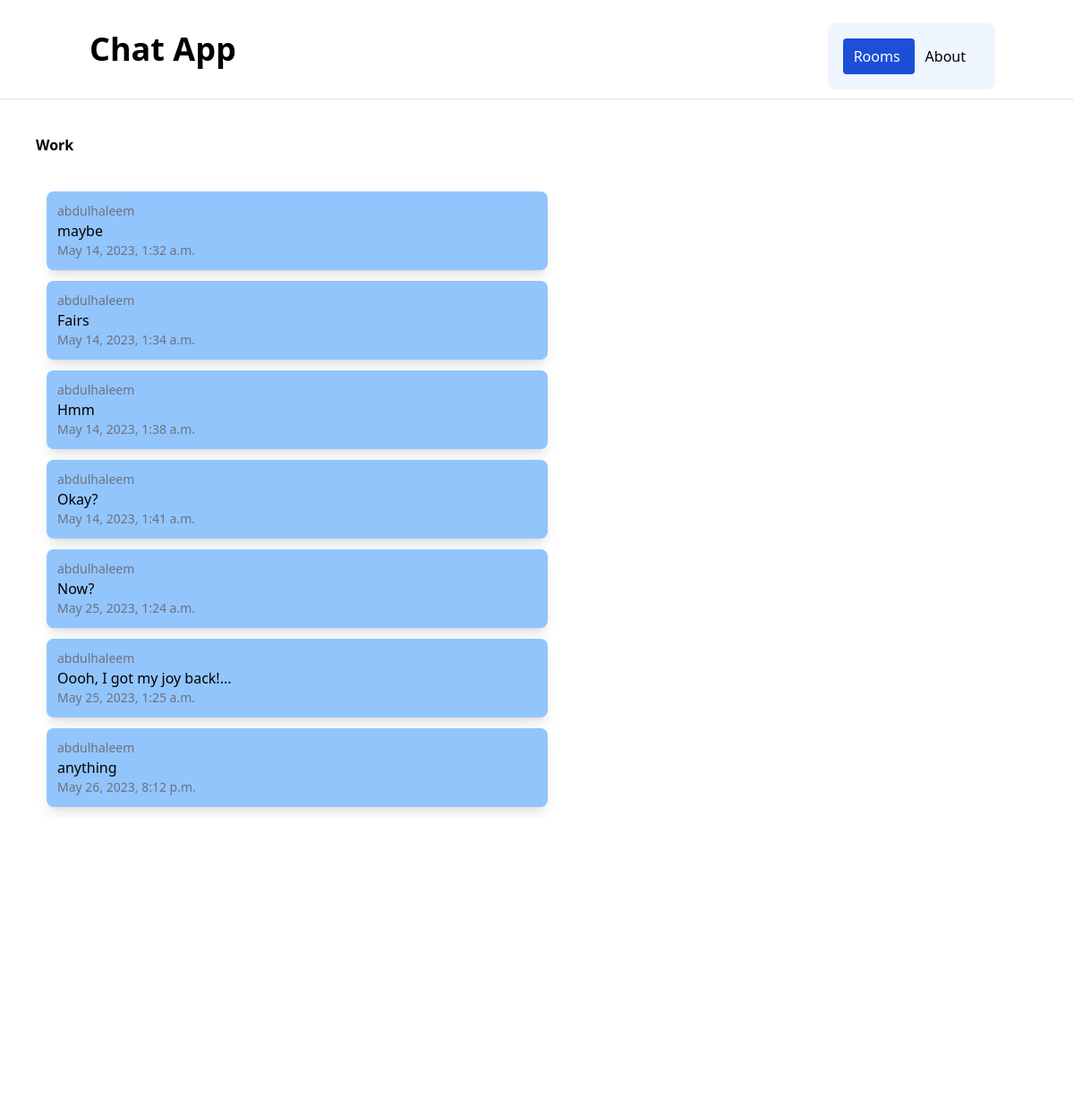
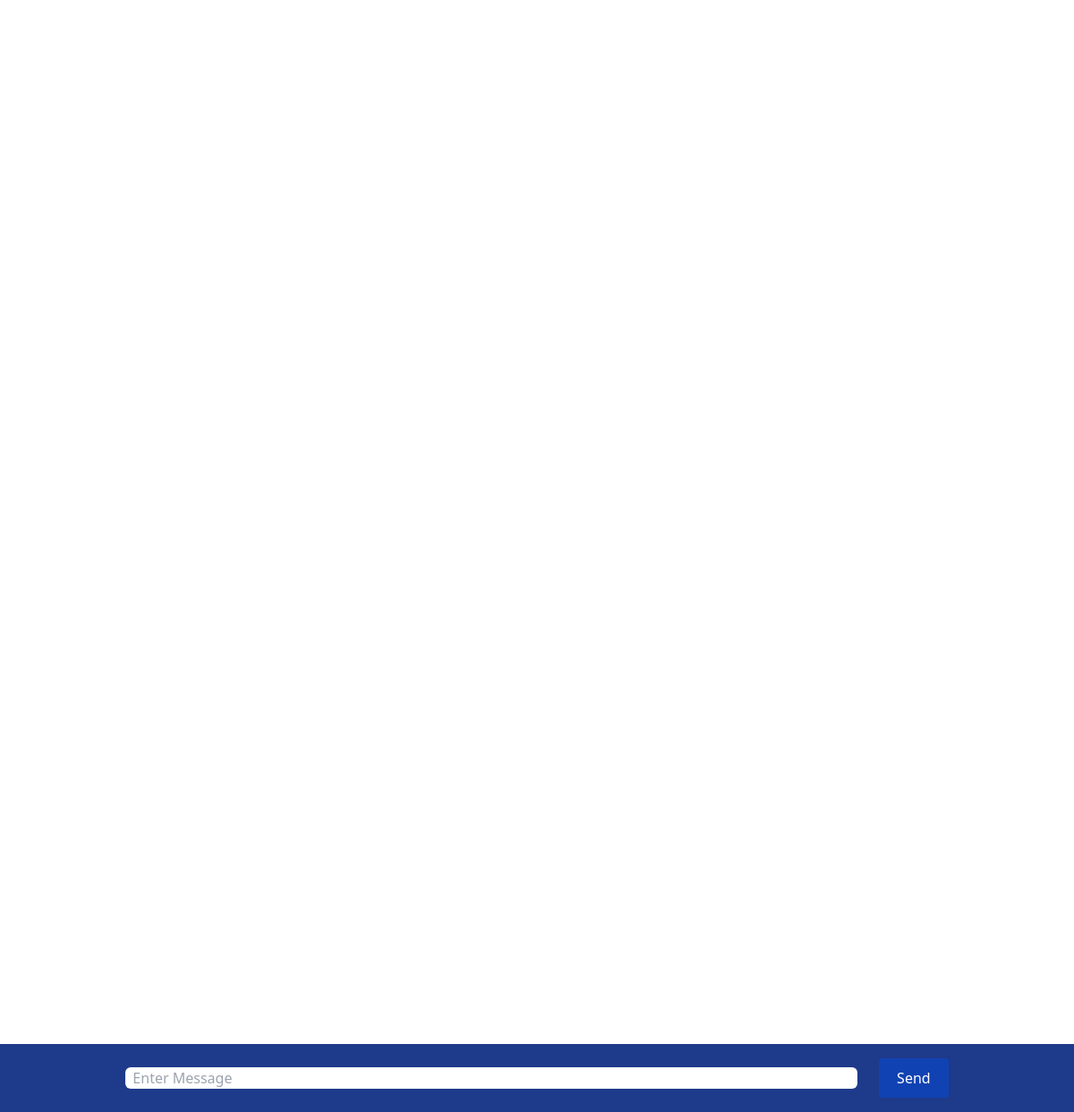
Page /rooms/work/ on the committed database (2 pictures, top to bottom).
### chatapp/models.py (models this page shows, shortened)
class ChatRoom(models.Model):
    name = models.CharField(max_length=100)
    slug = models.SlugField(unique=True)

class ChatMessage(models.Model):
    user = models.ForeignKey(User, on_delete= models.CASCADE)
    room = models.ForeignKey(ChatRoom, on_delete= models.CASCADE)
    message_content = models.TextField()
    date = models.DateTimeField(auto_now= True)
    class Meta:
        ordering = ('date', )

### chatapp/views.py (the view)
# urls.py: path('<slug:slug>/', chatroom, name='chatroom'),
def chatroom(request, slug):
    chatroom = ChatRoom.objects.get(slug = slug)
    messages = ChatMessage.objects.filter(room = chatroom)[0:30]
    return render(request, 'chatapp/room.html', {'chatroom' : chatroom, 'messages' : messages})

### chatapp/templates/chatapp/room.html (shortened to what this page needs)
{% extends 'chatapp/base.html' %}
{% block body %}
<div class="m-10 font-bold">
    {{ chatroom.name }}
</div>
<div class="message-container m-10 overflow-auto h-[700px]" id="message-container" style="margin-bottom: 60px;">
    <div id="chat-messages">
        {% for message in messages  %}
            <div class="messaage shadow-lg p-3 m-3 rounded-lg w-1/2 bg-blue-300">
                <div class='text-sm text-gray-500'>
                    {{ message.user.username }}
                </div>
                {{ message.message_content }}
                <div class='text-sm text-gray-500'>
                    {{ message.date }}
                </div>
            </div>
        {% endfor %}
    </div>
</div>
<div class="form-conainer fixed inset-x-0 bottom-0 bg-blue-900 p-4" style="text-align: center;">
    <form method="post">
        <input class="rounded-md px-2" type="text" name="messaage" placeholder="Enter Message" id="message-input" style="width: 70%;">
        <button class="text-white ml-5" type="submit" id="send-button" style="background-color: #1142b3; padding: 10px 20px; border-radius: 4px;"> Send </button>
    </form>
</div>
{% endblock %}

### chatapp/templates/chatapp/base.html (shortened to what this page needs)
<!DOCTYPE html>
<html lang="en">
<head>
    <script src="https://cdn.tailwindcss.com"></script>
</head>
<body>
   <nav class="shadow px-3 py-2.5">
        <div class="container flex flex-wrap justify-between mx-auto">
            <a href="" class="flex items-center">
            <span class="self-center text-4xl font-semibold"> Chat App </span>
            </a>
            <div class=" w-auto">
                <ul class="flex items-center p-4 mt-4 border rounded-lg border-gray-100 bg-blue-50">
                    <li>
                        <a class="block py-2 pl-3 pr-4 rounded bg-blue-700 text-white" href=""> Rooms </a>
                    </li>
                    <li>
                        <a class="block py-2 pl-3 pr-4 rounded" href=""> About </a>
                    </li>
                </ul>
            </div>
        </div>
   </nav>
    {% block body %}
    {% endblock body %}
</body>
</html>

### rows in the picture
ChatRoom: name "Work"
ChatMessage: user.username "abdulhaleem", message_content "maybe", date "May 14, 2023, 1:32 a.m."
ChatMessage: user.username "abdulhaleem", message_content "Fairs", date "May 14, 2023, 1:34 a.m."
ChatMessage: user.username "abdulhaleem", message_content "Hmm", date "May 14, 2023, 1:38 a.m."
ChatMessage: user.username "abdulhaleem", message_content "Okay?", date "May 14, 2023, 1:41 a.m."
ChatMessage: user.username "abdulhaleem", message_content "Now?", date "May 25, 2023, 1:24 a.m."
ChatMessage: user.username "abdulhaleem", message_content "Oooh, I got my joy back!...", date "May 25, 2023, 1:25 a.m."
ChatMessage: user.username "abdulhaleem", message_content "anything", date "May 26, 2023, 8:12 p.m."
